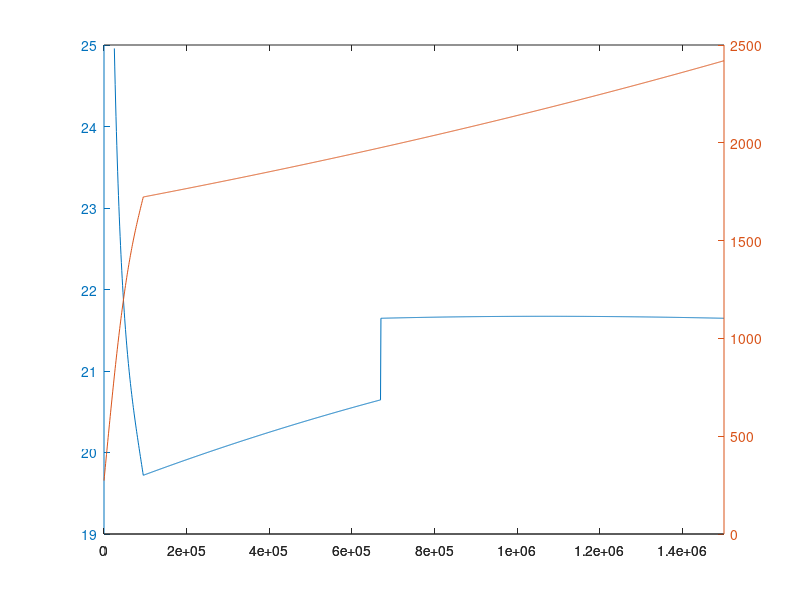

Recreate this plot in MATLAB.
% Calculates te values of d an V on the lower mantle so there is jump of an
% order of magnitude between the upper and the lower mantle dn the lower
% mantle's viscosity si constant.

%%% Viscosity structure using  Billen's coeficients %%%
clear 
close all
d=[1e4, 0, 4e4]; p=[3,0,3]; A0=[0.285,2.57e-20,0.285]; Coh=[1000,1000,1000]; r=[1,1.2,1]; F2=[0.33333,0.30079,0.33333];n=[1,3.5,1]; A=F2.*(d.^p./(A0.*Coh.^r)).^(1./n); 

e2=1e-15;
E=[335000,520000,335000];
V=[4e-6,11e-6,1.5e-6];
R=8.3145;

% Dislocation and diffusion creep BG viscosity (at 250 km)
eta_df_250=2e20;
eta_ds_250=2e20;

%Pressure (Using Turcotte's aproximation)
z=(0:1000:1.5e6)';
rho0=3400;
g=9.81;
B=4.3e-12;

P=-(1/B)*log(1-rho0*g*B.*z);

% Calculate the temperature
temp_mod=input('1) HSCM, 2) GDH1: ');
if temp_mod==1 %Half Space Temperature
    Tm=1400+273; T0=273; k=1e-6; t=50e6*365*24*3600;
    T=(Tm-T0)*erf(z./(2*sqrt(k*t)))+T0+z*3e-4;

else %     T(T>Tm-1)=T(T>Tm-1)+(z(T>Tm-1)-z(T>Tm-1)))*3e-4;
    % Temperature (plate like + adiabatic)  
    TL=1450; L=9.5e4; Cp=1300; k=3.2; alfa=3.7e-5; t=60e6*365*24*3600;
    T=zeros(size(z));
    T(1:95)=TL*z(1:95)/L;
    for i=1:10
        T(1:95)=T(1:95)+(TL*2/(i*pi))*sin(i*pi*z(1:95)/L)*exp(-i^2*pi^2*k*t/(rho0*Cp*L^2));    
    end

    T(96:end)=TL*exp(g*alfa*(z(96:end)-L)/Cp);
    T=T+273;
end

% Calculate the whater content to obtain the desired dislocation viscosity
% at 250 km
Coh(:)=((F2(2)^n(2)/(A0(2)*eta_ds_250^n(2)))*e2^(1-n(2))*exp((E(2)+P(251)*V(2))/(R*T(251))))^(1/r(2));

% Calculate the grain size to obtain the desired diffusion viscosity at
% 250 km
d(1)=((eta_df_250*A0(1)*Coh(1)/F2(1))*exp(-(E(1)+P(251)*V(1))/(R*T(251))))^(1/p(1));

% Recalculate the Preexponential coeficient.
A=F2.*(d.^p./(A0.*Coh.^r)).^(1./n);

    % Viscosity. 1 is linear for the upper mantle, 2 is non-linear for the
% upper mantle and 3 y linear for the lower mantel
for i=1:3
eta(:,i)=A(i)*e2^((1-n(i))/n(i))*exp((E(i)+P*V(i))./(n(i)*R*T));
end

eta_comp=eta(:,1).*eta(:,2)./(eta(:,1)+eta(:,2)); % Composite viscosity for the upper mantle
eta_lm=eta(:,3)/2; % Compostite of two linear viscosities for the upper mantle 

% m, b, m_p and b_p are used to aproximate pressure and temperature to
% linear functions from T(671) to T(end) and from P(671) to T(end)
m=(T(end)-T(671))/530000;
b=T(671)-m*z(671);
m_p=(P(end)-P(671))/530000;
b_p=P(671)-m_p*z(671);

V(3)=m*E(3)/(b*m_p-m*b_p);
    
    % Same as above but assuming linerar functions from Taylor expanssion
    % at the surface (eta_lm is almos constant)
    %V(3)=E(3)*alfa/(rho0*Cp*(1-(g*alfa*L/Cp)));

% Lower mantle's NEW preexponential factor son there is a viscosity jump on
% the U-L mantle boundary
eta(:,3)=A(3)*e2^((1-n(3))/n(3))*exp((E(3)+P*V(3))./(n(3)*R*T));
eta_lm=eta(:,3)/2; % Compostite of two linear viscosities for the upper mantle 

A_lm=A(3)*10*eta_comp(671)/eta_lm(671);
d_lm=(A_lm*A0(3)*Coh(3)^r(3)/F2(3))^(1/p(3)); %Corresponding grain size.
d(3)=d_lm; A(3)=A_lm; 

eta(:,3)=A(3)*e2^((1-n(3))/n(3))*exp((E(3)+P*V(3))./(n(3)*R*T));
eta_lm=eta(:,3)/2;

eta_def=eta_comp;
eta_def(671:end)=eta_lm(671:end);

plotyy(z(eta_def<1e25),log10(eta_def(eta_def<1e25)),z,T)

